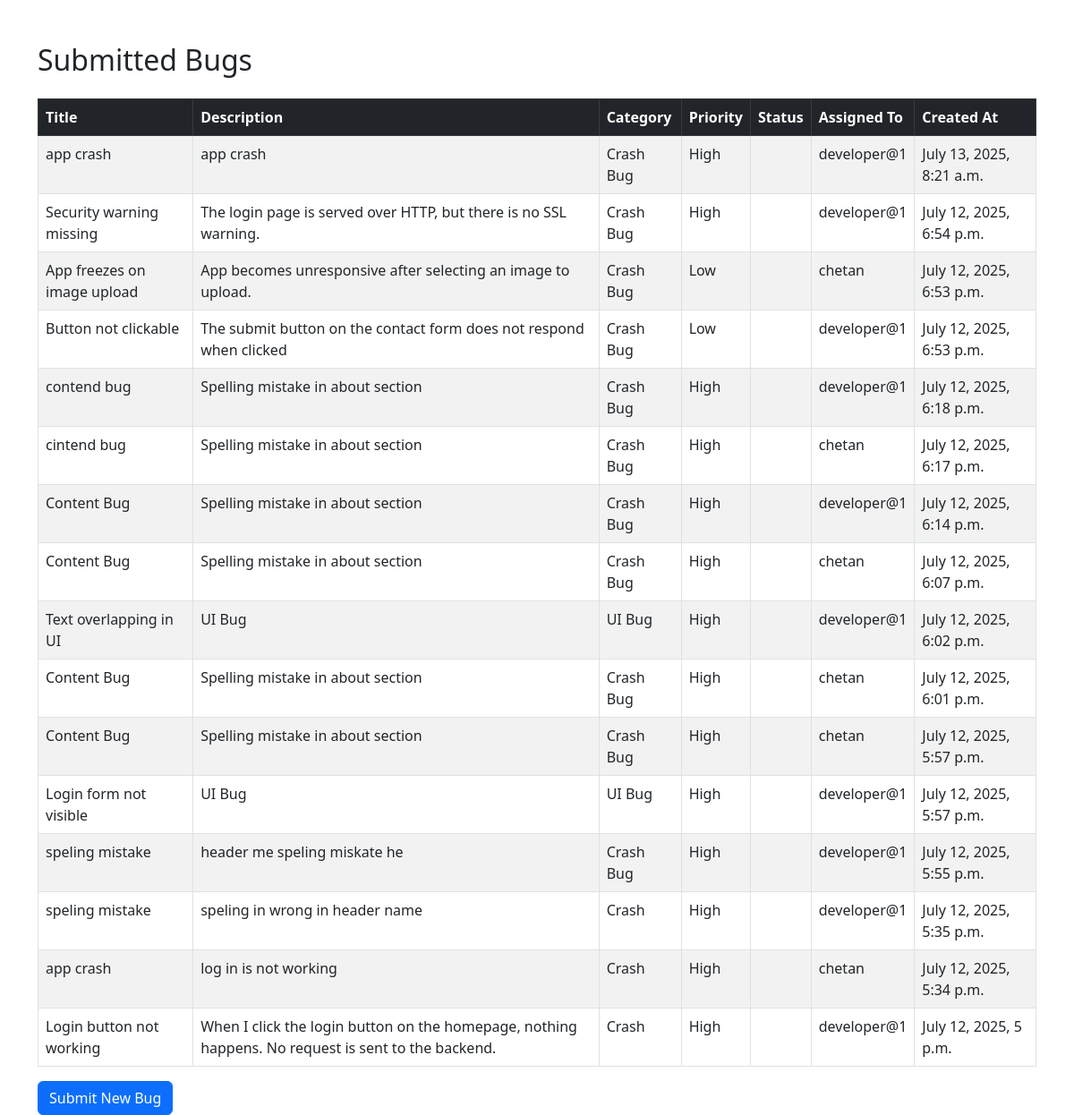
The app's page /bugs/ with its own data.
### bugs/models.py (models this page shows, shortened)
class Bug(models.Model):
    title = models.CharField(max_length=200)
    description = models.TextField()
    category = models.CharField(max_length=100)
    priority = models.CharField(max_length=100)
    assigned_to = models.ForeignKey(User, on_delete=models.SET_NULL, null=True)
    created_at = models.DateTimeField(auto_now_add=True)

### bugs/views.py (the view)
# urls.py: path('bugs/', views.bug_list, name='bug_list'),
def bug_list(request):
    bugs = Bug.objects.all().order_by('-id')
    return render(request, 'bug_list.html', {'bugs': bugs})

### bugs/templates/bug_list.html (shortened to what this page needs)
<!DOCTYPE html>
<html>
<head>
    <link href="https://cdn.jsdelivr.net/npm/bootstrap@5.3.0/dist/css/bootstrap.min.css" rel="stylesheet">
</head>
<body>
    <div class="container mt-5">
        <h2 class="mb-4">Submitted Bugs</h2>
        <table class="table table-bordered table-striped">
            <thead class="table-dark">
                <tr>
                    <th>Title</th>
                    <th>Description</th>
                    <th>Category</th>
                    <th>Priority</th>
                    <th>Status</th>
                    <th>Assigned To</th>
                    <th>Created At</th>
                </tr>
            </thead>
            <tbody>
                {% for bug in bugs %}
                <tr>
                    <td>{{ bug.title }}</td>
                    <td>{{ bug.description }}</td>
                    <td>{{ bug.category }}</td>
                    <td>{{ bug.priority }}</td>
                    <td>{{ bug.status }}</td>
                    <td>{{ bug.assigned_to.username }}</td>
                    <td>{{ bug.created_at }}</td>
                </tr>
                {% empty %}
                <tr>
                    <td colspan="7" class="text-center">No bugs found.</td>
                </tr>
                {% endfor %}
            </tbody>
        </table>
        <a href="{% url 'submit_bug' %}" class="btn btn-primary">Submit New Bug</a>
    </div>
</body>
</html>

### records on screen
Bug: title "app crash", description "app crash", category "Crash Bug", priority "High", assigned_to.username "developer@1", created_at "July 13, 2025, 8:21 a.m."
Bug: title "Security warning missing", description "The login page is served over HTTP, but there is no SSL warning.", category "Crash Bug", priority "High", assigned_to.username "developer@1", created_at "July 12, 2025, 6:54 p.m."
Bug: title "App freezes on image upload", description "App becomes unresponsive after selecting an image to upload.", category "Crash Bug", priority "Low", assigned_to.username "chetan", created_at "July 12, 2025, 6:53 p.m."
Bug: title "Button not clickable", description "The submit button on the contact form does not respond when clicked", category "Crash Bug", priority "Low", assigned_to.username "developer@1", created_at "July 12, 2025, 6:53 p.m."
Bug: title "contend bug", description "Spelling mistake in about section", category "Crash Bug", priority "High", assigned_to.username "developer@1", created_at "July 12, 2025, 6:18 p.m."
Bug: title "cintend bug", description "Spelling mistake in about section", category "Crash Bug", priority "High", assigned_to.username "chetan", created_at "July 12, 2025, 6:17 p.m."
Bug: title "Content Bug", description "Spelling mistake in about section", category "Crash Bug", priority "High", assigned_to.username "developer@1", created_at "July 12, 2025, 6:14 p.m."
Bug: title "Content Bug", description "Spelling mistake in about section", category "Crash Bug", priority "High", assigned_to.username "chetan", created_at "July 12, 2025, 6:07 p.m."
Bug: title "Text overlapping in UI", description "UI Bug", category "UI Bug", priority "High", assigned_to.username "developer@1", created_at "July 12, 2025, 6:02 p.m."
Bug: title "Content Bug", description "Spelling mistake in about section", category "Crash Bug", priority "High", assigned_to.username "chetan", created_at "July 12, 2025, 6:01 p.m."
Bug: title "Content Bug", description "Spelling mistake in about section", category "Crash Bug", priority "High", assigned_to.username "chetan", created_at "July 12, 2025, 5:57 p.m."
Bug: title "Login form not visible", description "UI Bug", category "UI Bug", priority "High", assigned_to.username "developer@1", created_at "July 12, 2025, 5:57 p.m."
Bug: title "speling mistake", description "header me speling miskate he", category "Crash Bug", priority "High", assigned_to.username "developer@1", created_at "July 12, 2025, 5:55 p.m."
Bug: title "speling mistake", description "speling in wrong in header name", category "Crash", priority "High", assigned_to.username "developer@1", created_at "July 12, 2025, 5:35 p.m."
Bug: title "app crash", description "log in is not working", category "Crash", priority "High", assigned_to.username "chetan", created_at "July 12, 2025, 5:34 p.m."
Bug: title "Login button not working", description "When I click the login button on the homepage, nothing happens. No request is sent to the backend.", category "Crash", priority "High", assigned_to.username "developer@1", created_at "July 12, 2025, 5 p.m."
